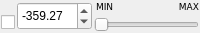
<?xml version="1.0" encoding="UTF-8"?>
<ui version="4.0">
 <class>DoublePicker</class>
 <widget class="QWidget" name="DoublePicker">
  <property name="geometry">
   <rect>
    <x>0</x>
    <y>0</y>
    <width>200</width>
    <height>33</height>
   </rect>
  </property>
  <property name="sizePolicy">
   <sizepolicy hsizetype="Fixed" vsizetype="Fixed">
    <horstretch>0</horstretch>
    <verstretch>0</verstretch>
   </sizepolicy>
  </property>
  <property name="windowTitle">
   <string>Form</string>
  </property>
  <layout class="QGridLayout" name="gridLayout">
   <property name="horizontalSpacing">
    <number>2</number>
   </property>
   <property name="verticalSpacing">
    <number>0</number>
   </property>
   <property name="margin">
    <number>1</number>
   </property>
   <item row="0" column="1" rowspan="3">
    <widget class="QDoubleSpinBox" name="spin">
     <property name="sizePolicy">
      <sizepolicy hsizetype="Fixed" vsizetype="Fixed">
       <horstretch>75</horstretch>
       <verstretch>28</verstretch>
      </sizepolicy>
     </property>
     <property name="minimumSize">
      <size>
       <width>75</width>
       <height>28</height>
      </size>
     </property>
     <property name="maximumSize">
      <size>
       <width>75</width>
       <height>28</height>
      </size>
     </property>
     <property name="frame">
      <bool>true</bool>
     </property>
     <property name="accelerated">
      <bool>true</bool>
     </property>
     <property name="minimum">
      <double>-360.000000000000000</double>
     </property>
     <property name="maximum">
      <double>360.000000000000000</double>
     </property>
     <property name="singleStep">
      <double>0.100000000000000</double>
     </property>
     <property name="value">
      <double>-359.269999999999982</double>
     </property>
    </widget>
   </item>
   <item row="0" column="2">
    <widget class="QLabel" name="lblMin">
     <property name="font">
      <font>
       <family>DejaVu Sans</family>
       <pointsize>7</pointsize>
      </font>
     </property>
     <property name="text">
      <string>MIN</string>
     </property>
     <property name="indent">
      <number>2</number>
     </property>
    </widget>
   </item>
   <item row="0" column="3">
    <widget class="QLabel" name="lblMax">
     <property name="font">
      <font>
       <family>DejaVu Sans</family>
       <pointsize>7</pointsize>
      </font>
     </property>
     <property name="text">
      <string>MAX</string>
     </property>
     <property name="alignment">
      <set>Qt::AlignRight|Qt::AlignTrailing|Qt::AlignVCenter</set>
     </property>
    </widget>
   </item>
   <item row="2" column="2" colspan="2">
    <widget class="QSlider" name="slider">
     <property name="minimumSize">
      <size>
       <width>100</width>
       <height>0</height>
      </size>
     </property>
     <property name="maximum">
      <number>100</number>
     </property>
     <property name="orientation">
      <enum>Qt::Horizontal</enum>
     </property>
     <property name="tickPosition">
      <enum>QSlider::NoTicks</enum>
     </property>
    </widget>
   </item>
   <item row="1" column="0" rowspan="2">
    <widget class="QCheckBox" name="checkActivated">
     <property name="sizePolicy">
      <sizepolicy hsizetype="Fixed" vsizetype="Fixed">
       <horstretch>0</horstretch>
       <verstretch>0</verstretch>
      </sizepolicy>
     </property>
     <property name="text">
      <string/>
     </property>
    </widget>
   </item>
  </layout>
 </widget>
 <resources/>
 <connections/>
</ui>
